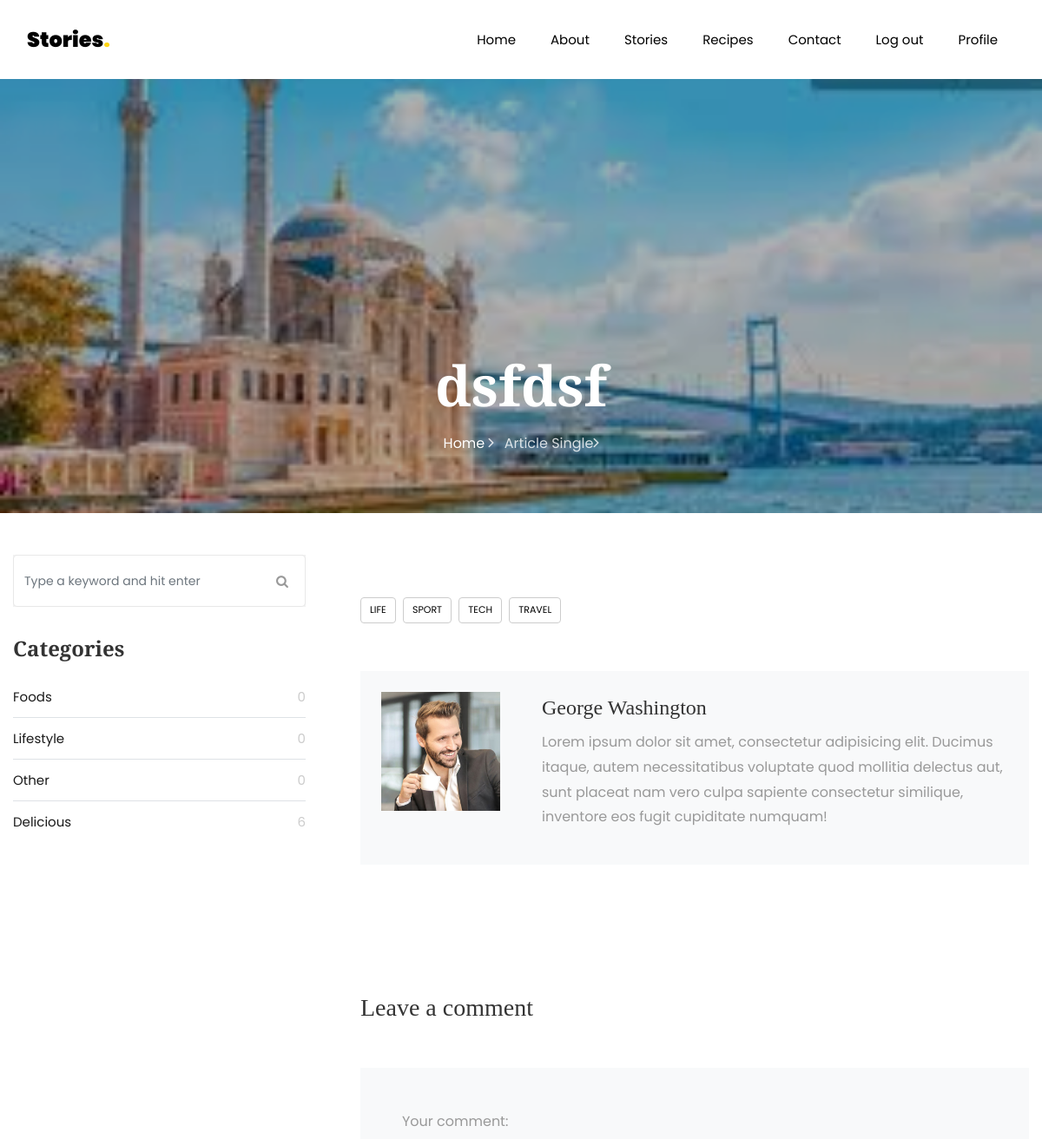
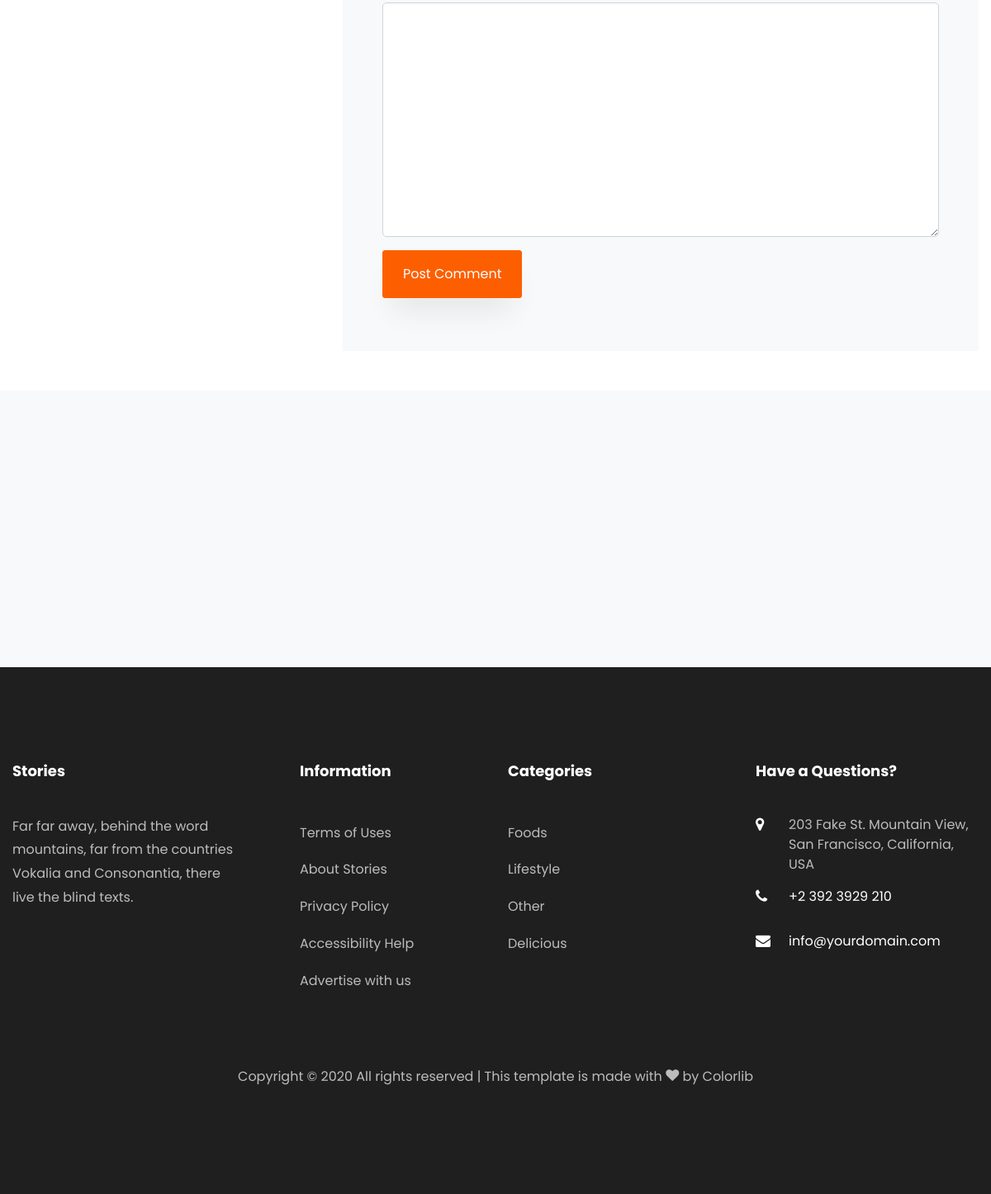
Page /user-single/12/ (signed in) on the committed database (2 pictures, top to bottom).
### stories/models.py (models this page shows, shortened)
class NavLink(models.Model):
    title = models.CharField(max_length=255,blank=False,null=False)
    url = models.CharField(max_length=255,blank=True)
    active = models.BooleanField(default=True)
    created_at = models.DateTimeField(auto_now_add=True)
    updated_at = models.DateTimeField(auto_now=True)

class Story(models.Model):
    title = models.CharField(max_length=50,blank=False,null=True)
    created_at = models.DateField(auto_now_add=True)
    image = models.ImageField(upload_to='stories',blank=False,null=True)
    description = models.TextField(blank=False)
    category = models.ForeignKey('Category',on_delete=models.CASCADE,related_name='stori',null=True)
    owner = models.ForeignKey(User,on_delete=models.CASCADE,related_name='stories',default=2)
    updated_at = models.DateTimeField(auto_now = True)
    created_at = models.DateTimeField(auto_now_add = True)
    def __str__(self):
        return self.title
    class Meta:
        verbose_name='hekaye'
        verbose_name_plural = 'hekayeler'
        ordering = ('-created_at',)

class Category(models.Model):
    title = models.CharField(max_length=50,blank=False,null=True)
    image = models.ImageField(upload_to='categories',blank=False)
    updated_at = models.DateTimeField(auto_now = True)
    created_at = models.DateTimeField(auto_now_add = True)

### stories/views.py (the view, shortened to what this page needs)
# urls.py: path('user-single/<int:pk>/',UserPostsDetailView.as_view(),name='user-single'),
class UserPostsDetailView(FormMixin, DetailView):
    model = Story
    context_object_name = 'user_data'
    template_name = 'userpostdetail.html'
    form_class = CommentForm
    def get_context_data(self, **kwargs):
        context = super().get_context_data(**kwargs)
        print(self.request.user)
        context["content"] = Story.objects.all().filter(owner=self.request.user)
        print(context)
        return context

### stories/forms.py
class CommentForm(forms.ModelForm):
    comment = forms.CharField(label = 'Your comment' ,widget=forms.Textarea(attrs={
        'class' : 'form-control'
    }))
    class Meta:
        model = Comments
        fields = ['comment',]

### stories/templatetags/base_filters.py (called while the page is built)
@register.simple_tag
def get_nav_links():
    return NavLink.objects.filter(active=True)

@register.simple_tag
def get_subscribe_page():
    return SubscribePage.objects.all().last()

@register.simple_tag
def get_category_list():
    return Category.objects.all()

@register.simple_tag
def get_comments(recipe_id):
    return Comments.objects.filter(recipe=recipe_id, reply_comment__isnull=True)

### stories/templates/userpostdetail.html (shortened to what this page needs)
{% extends 'base/base.html' %}
{% load static %}
{% load base_filters %}
{% block content %}
<section class="hero-wrap hero-wrap-2" style="background-image: url({{user_data.image.url}});">
    <div class="overlay"></div>
    <div class="container">
        <div class="row no-gutters slider-text align-items-end justify-content-center">
            <div class="col-md-9 ftco-animate pb-5 text-center">
                <h1 class="mb-3 bread">{{user_data.title}}</h1>
                <p class="breadcrumbs"><span class="mr-2"><a href={% url 'stories:index' %}>Home <i
                        class="ion-ios-arrow-forward"></i></a></span> <span>Article Single<i
                        class="ion-ios-arrow-forward"></i></span></p>
            </div>
        </div>
    </div>
</section>
<section class="ftco-section">
    <div class="container">
        <div class="row">
            <div class="col-lg-8 order-lg-last ftco-animate">
                <div class="tag-widget post-tag-container mb-5 mt-5">
                    <div class="tagcloud">
                        <a href="#" class="tag-cloud-link">Life</a>
                        <a href="#" class="tag-cloud-link">Sport</a>
                        <a href="#" class="tag-cloud-link">Tech</a>
                        <a href="#" class="tag-cloud-link">Travel</a>
                    </div>
                </div>
                <div class="about-author d-flex p-4 bg-light">
                    <div class="bio mr-5">
                        <img src="{% static 'photos/person_1.jpg' %}" alt="Image placeholder" class="img-fluid mb-4">
                    </div>
                    <div class="desc">
                        <h3>George Washington</h3>
                        <p>Lorem ipsum dolor sit amet, consectetur adipisicing elit. Ducimus itaque, autem
                            necessitatibus voluptate quod mollitia delectus aut, sunt placeat nam vero culpa sapiente
                            consectetur similique, inventore eos fugit cupiditate numquam!</p>
                    </div>
                </div>
                <div class="pt-5 mt-5">
                    {% get_comments user_data.id as comments %}
                    <div id="write-comment" class="comment-form-wrap pt-5">
                        {% if user.is_authenticated %}
                        <h3 class="mb-5">Leave a comment</h3>
                        <form action="#" method="POST" class="p-5 bg-light">
                            <div class="form-group">
                                {{form}}
                            </div>
                            <div class="form-group">
                                <input type="submit" value="Post Comment" class="btn py-3 px-4 btn-primary">
                            </div>
                        </form>
                        {% endif %}
                    </div>
                </div>
            </div>
            <div class="col-lg-4 sidebar pr-lg-5 ftco-animate">
                <div class="sidebar-box">
                    <form action="#" class="search-form">
                        <div class="form-group">
                            <span class="icon icon-search"></span>
                            <input type="text" class="form-control" placeholder="Type a keyword and hit enter">
                        </div>
                    </form>
                </div>
                <div class="sidebar-box ftco-animate">
                    <ul class="categories">
                        <h3 class="heading mb-4">Categories</h3>
                        {% get_category_list as category_list %}
                         {% for category in category_list  %}
                            <li><a href="#">{{category.title}} <span>{{category.recipes.count}}</span></a></li>
                         {% endfor %}
                    </ul>
                </div>
            </div>
        </div>
    </div>
</section>
{% endblock %}

### templates/partials/navbar.html (shortened to what this page needs)
{% load base_filters %}
{%  get_nav_links as get_nav %}
    <nav class="navbar navbar-expand-lg navbar-dark bg-dark ftco-navbar-light" id="ftco-navbar">
        <div class="container">
            <a class="navbar-brand" href="{% url 'stories:index' %}">Stories<span>.</span></a>
            <div class="collapse navbar-collapse" id="ftco-nav">
                <ul class="navbar-nav ml-auto">
                {% for links in get_nav %}
                {% if links.url == 'account/login' %}
                {% if not user.is_authenticated %}
                     <li class="nav-item {% if request.resolver_match.url_name == links.url %} active {% endif %}"><a href="/{{links.url}}" class="nav-link">{{links.title}}</a></li>
                    {% else %}
                     <li class="nav-item {% if request.resolver_match.url_name == links.url %} active {% endif %}"><a href="{% url 'accounts:logout' %}" class="nav-link">Log out</a></li>
                     <li class="nav-item {% if request.resolver_match.url_name == links.url %} active {% endif %}"><a href="{% url 'stories:user-profile' request.user.id %}" class="nav-link">Profile</a></li>
                    {% endif %}
                    {% else %}
                     {% if not links.url == 'account/register' %}
                    <li class="nav-item {% if request.resolver_match.url_name == links.url %} active {% endif %}"><a href="/{{links.url}}" class="nav-link">{{links.title}}</a></li>
                    {% endif %}
                    {% endif %}
                    {% endfor %}
                </ul>
            </div>
        </div>
    </nav>

### templates/partials/footer.html (shortened to what this page needs)
{% load static %}
{% load base_filters %}
{% get_category_list as category_list%}
 <footer class="ftco-footer ftco-footer-2 ftco-section">
        <div class="container">
            <div class="row mb-5">
                <div class="col-md">
                    <div class="ftco-footer-widget mb-4">
                        <h2 class="ftco-heading-2">Stories</h2>
                        <p>Far far away, behind the word mountains, far from the countries Vokalia and Consonantia, there live the blind texts.</p>
                        <ul class="ftco-footer-social list-unstyled float-md-left float-lft mt-5">
                        </ul>
                    </div>
                </div>
                <div class="col-md">
                    <div class="ftco-footer-widget mb-4 ml-md-5">
                        <h2 class="ftco-heading-2">Information</h2>
                        <ul class="list-unstyled">
                            <li><a href="#" class="py-2 d-block">Terms of Uses</a></li>
                            <li><a href="#" class="py-2 d-block">About Stories</a></li>
                            <li><a href="#" class="py-2 d-block">Privacy Policy</a></li>
                            <li><a href="#" class="py-2 d-block">Accessibility Help</a></li>
                            <li><a href="#" class="py-2 d-block">Advertise with us</a></li>
                        </ul>
                    </div>
                </div>
                <div class="col-md">
                    <div class="ftco-footer-widget mb-4">
                        <h2 class="ftco-heading-2">Categories</h2>
                        <ul class="list-unstyled">
                        {% for category in category_list %}
                            <li><a href="#" class="py-2 d-block">{{category.title}}</a></li>
                        {% endfor %}
                        </ul>
                    </div>
                </div>
                <div class="col-md">
                    <div class="ftco-footer-widget mb-4">
                        <h2 class="ftco-heading-2">Have a Questions?</h2>
                        <div class="block-23 mb-3">
                            <ul>
                                <li><span class="icon icon-map-marker"></span><span class="text">203 Fake St. Mountain View, San Francisco, California, USA</span>
                                </li>
                                <li><a href="#"><span class="icon icon-phone"></span><span
                                    class="text">+2 392 3929 210</span></a></li>
                                <li><a href="#"><span class="icon icon-envelope"></span><span class="text">info@yourdomain.com</span></a>
                                </li>
                            </ul>
                        </div>
                    </div>
                </div>
            </div>
            <div class="row">
                <div class="col-md-12 text-center">
                    <p>
                        Copyright &copy;
                        All rights reserved | This template is made with <i class="icon-heart color-danger" aria-hidden="true"></i> by <a href="https://colorlib.com" target="_blank">Colorlib</a>
                    </p>
                </div>
            </div>
        </div>
    </footer>

### static/css/icomoon.css (style rules this page uses)
[class^="icon-"], [class*=" icon-"] { font-family: 'icomoon' !important; speak: none; font-style: normal; font-weight: normal; font-variant: normal; text-transform: none; line-height: 1; -webkit-font-smoothing: antialiased; -moz-osx-font-smoothing: grayscale; }
.icon-search:before { content: "\f002"; }
.icon-heart:before { content: "\f004"; }
.icon-map-marker:before { content: "\f041"; }
.icon-phone:before { content: "\f095"; }
.icon-envelope:before { content: "\f0e0"; }

### rows in the picture
NavLink: title "Home"
NavLink: title "About"
NavLink: title "Stories"
NavLink: title "Recipes"
NavLink: title "Contact"
NavLink: url "Log out"
Story: image (picture), title "dsfdsf"
Category: title "Foods", recipes.count "0"
Category: title "Lifestyle", recipes.count "0"
Category: title "Other", recipes.count "0"
Category: title "Delicious", recipes.count "6"
